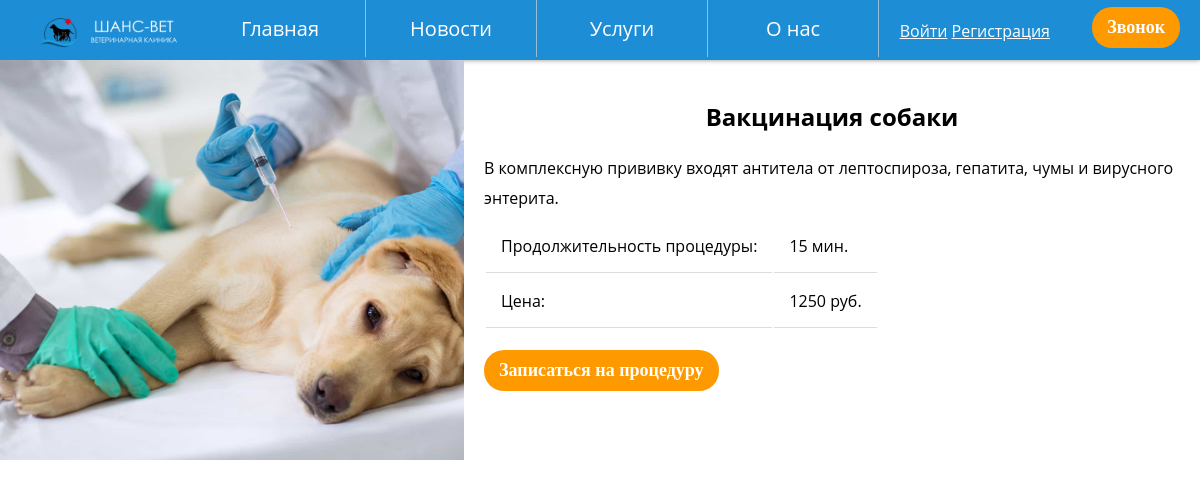
Screenshot of /tour.php?tour=1 with the database file from the repository.
### tables this page shows
CREATE TABLE `tours` (
  `id_tour` int(11) NOT NULL,
  `title` varchar(100) NOT NULL,
  `description` varchar(500) NOT NULL,
  `length` int(11) NOT NULL,
  `duration` int(11) NOT NULL,
  `image` varchar(200) NOT NULL,
  `popular` tinyint(1) NOT NULL,
  `id_direction` int(11) NOT NULL
);

### tour.php (the view, shortened to what this page needs)
<!doctype html>
<html lang="ru">
  <head>
    <link rel="stylesheet" type="text/css" href="css/style.css">
    <link rel="stylesheet" type="text/css" href="css/steps.css">
  </head>
  <body>
        <nav>
        <ul id="navbar">
        <li id="title"><img src="img/car.png" id="logo"></li>
                <li><a href="index.php">Главная</a></li>
                <li><a href="#">Новости</a></li>
                <li><a href="#">Услуги</a>
                </li>
                <li><a href="#">О нас</a></li>
              </ul>
              <div class="auth">
                  <a class="popup-open" href="#">Войти</a>
                  <a class="" href="registration.php">Регистрация</a>
              </div>
              <button class="order-trip">Звонок</button>
            </nav>
    <?php
        require_once 'connection.php';
        $link = mysqli_connect($host, $user, $password, $database)
            or die("Ошибка " . mysqli_error($link));
        $query ="SELECT * FROM tours WHERE id_tour = ".$_GET["tour"]."";
    ?>
<article>
    <?php
                $result = mysqli_query($link, $query) or die("Ошибка " . mysqli_error($link));
                if($result)
                {
                    while($row = mysqli_fetch_array($result)) {
                       print '
                       <div class="tour-container">
                        <div class="tour-image">
                            <img class="big-photo-tour" src="'.$row["image"].'">
                        </div>
                          <div class="tour-info">
                            <h1>'.$row["title"].'</h1>
                            <p style="line-height: 30px;">'.$row["description"].'</p>
                            <table>
                              <tr>
                                <td>Продолжительность процедуры:</td><td>'.$row["length"].' мин.</td>
                              </tr>
                              <tr>
                                <td>Цена: </td><td>'.$row["duration"].' руб.</td>
                              </tr>
                            </table>
                            <button>Записаться на процедуру</button>
                          </div>
                        </div>';
                      }
                };
      ?>
</article>
     </body>
</html>

### css/style.css (style rules this page uses)
* { margin: 0; padding: 0; }
body { font-family: 'Montserrat', 'Open Sans', sans-serif; }
a { color: #fff; }
#logo { width: 170px; }
#navbar, #navbar ul { margin: 0; padding: 0; list-style-type: none; }
#navbar { height: 60px; background-color: #1D8DD5; box-shadow: 0 0 5px #8d8c8c; padding-left: 25px; min-width: 470px; font-size: 20px; }
#navbar li { float: left; position: relative; height: 100%; }
#navbar li a { display: block; padding: 15px 10px 15px 10px; width: 150px; color: #fff; border-right: 0.5px solid rgb(151, 188, 211); text-decoration: none; text-align: center; }
.auth { position: absolute; top: 20px; right: 150px; }
button { background: #f90; color: #fff; padding: 10px 15px; border-radius: 20px; border: 0; font-family: 'Century Gothic'; font-weight: bold; font-size: 18px; }
::placeholder { color: #8d8d8d; }
.order-trip { position: absolute; top: 7px; right: 20px; }
h1, h3 { text-align: center; margin: 20px 0 20px 0; }
h4, p { margin-bottom: 5px; }
.tour-container { display: flex; }
.tour-image { overflow: hidden; position:relative; width: 40vw; height: 50vh; }
.tour-image img { position: absolute; height: 100%; bottom: 0px; }
.tour-info { width: 60vw; flex-direction: column; padding: 20px; }
table { margin-bottom: 20px; }
th, td { padding: 15px; border-bottom: 1px solid #ddd; }

### rows the page displays
tours: image (picture), title "Вакцинация собаки", description "В комплексную прививку входят антитела от лептоспироза, гепатита, чумы и вирусного энтерита.", length "15", duration "1250"
